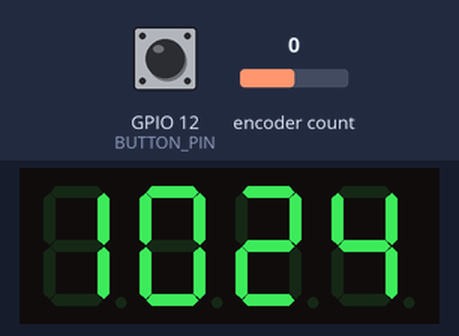
This sketch was run on a simulated ESP8266 (NodeMCU). On the bench: 4-digit seven-segment display. Inputs (shaded band) come from the test bench; at power-on: GPIO 12 (BUTTON_PIN) HIGH, encoder count 0. WiFi joins after 1.5 s; servers stay silent unless stated; network time is answered at once with the bench clock; the local clock reads 2024-03-15 10:24:30 at power-on unless the sketch sets it; what the sketch prints to the serial monitor is not drawn.

Above: at 3.7 s.
3.8 s: GPIO 12 (BUTTON_PIN) pulled LOW for 0.15 s
At 4.3 s:
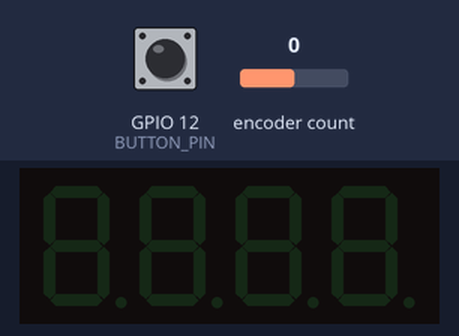
5.4 s: GPIO 12 (BUTTON_PIN) pulled LOW for 1 s
7.9 s: encoder count set to 1
10.9 s: encoder count set to 2
13.9 s: encoder count set to 3
Timing chart, 0 to 16.9 s (numbered marks = the images above; inputs shaded):
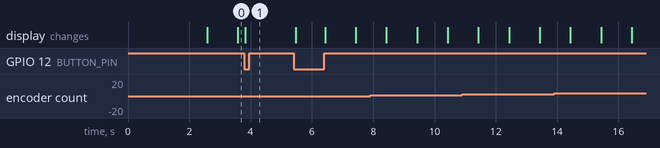

The sketch:

Arduino.ino
```cpp
#include <WiFiUdp.h>
#include <TM1637Display.h>
#include <ESP8266WiFi.h>
#include <NTPClient.h>
#include <RotaryEncoder.h>

// 로터리 엔코더
const int PIN_A = 4;   // 로터리 엔코더 A 핀
const int PIN_B = 14;  // 로터리 엔코더 B 핀
RotaryEncoder encoder(PIN_A, PIN_B);

// 버튼
const int BUTTON_PIN = 12;    // 버튼 핀 번호
bool displayOn = true;        // 디스플레이 상태 플래그
bool lastButtonState = HIGH;  // 버튼의 마지막 상태를 저장 (풀업 저항 사용)

//Wifi
WiFiUDP udp;
const char *ssid = "healing 201";
const char *password = "0553213247";

//NTP Client
// 32400을 더해 kr 시간에 맞게 조정
NTPClient timeClient(udp, "kr.pool.ntp.org", 32400, 3600000);

//Display
int brightness = 2;  // 초기 밝기 설정
const int CLK_PIN = 16;
const int DIO_PIN = 5;
const uint8_t data[] = { 0xff, 0xff, 0xff, 0xff };
const uint8_t blank[] = { 0x00, 0x00, 0x00, 0x00 };
TM1637Display display(CLK_PIN, DIO_PIN);

// 비블로킹 딜레이를 위한 타임스탬프
unsigned long lastNTPUpdate = 0;
const long NTPUpdateInterval = 3600000;
unsigned long lastDisplayUpdate = 0;
const long displayUpdateInterval = 1000;

void setup() {
  pinMode(BUTTON_PIN, INPUT_PULLUP);  // 내부 풀업 저항을 활성화하여 버튼 핀 설정
  display.setBrightness(brightness, true);
  display.setSegments(data);
  delay(1000);
  Serial.begin(115200);
  WiFi.begin(ssid, password);
  while (WiFi.status() != WL_CONNECTED) {
    delay(500);
    Serial.print(".");
  }
  display.setBrightness(brightness, true);
  timeClient.begin();
  timeClient.update();
}

void loop() {
  unsigned long currentMillis = millis();

  bool currentButtonState = digitalRead(BUTTON_PIN);
  if (currentButtonState == LOW && lastButtonState == HIGH) {
    // 버튼이 눌렸을 때만 상태 변경
    displayOn = !displayOn;  // 디스플레이 상태 토글
    if (displayOn) {
      display.setBrightness(brightness, true);  // 디스플레이 켜기
      Serial.println("display On");
    } else {
      display.setSegments(blank);  // 디스플레이 끄기
      Serial.println("display Off");
    }
    delay(50);  // 디바운싱을 위한 작은 지연
  }
  lastButtonState = currentButtonState;  // 버튼 상태 업데이트

  // 로터리 엔코더 상태 체크
  encoder.tick();
  int newPos = encoder.getPosition();
  if (newPos != brightness) {
    brightness = max(0, min(newPos, 7));
    display.setBrightness(brightness, true);
    encoder.setPosition(brightness);
    Serial.println(newPos);
  }

  // 디스플레이가 켜져있을 때만 시간 표시
  if (displayOn && currentMillis - lastDisplayUpdate >= displayUpdateInterval) {
    bool colon = timeClient.getSeconds() % 2 == 0;                                      // 짝수 초에는 콜론이 켜지고, 홀수 초에는 꺼집니다.
    display.showNumberDecEx(timeClient.getHours(), (colon ? 0x40 : 0x00), true, 2, 0);  // 콜론 토글
    display.showNumberDecEx(timeClient.getMinutes(), 0, true, 2, 2);
    lastDisplayUpdate = currentMillis;
    Serial.println(timeClient.getFormattedTime());
    timeClient.update();
  }
}
```

Measured:
- after the input at 3.8 s, the display: changes at once (image 1)
